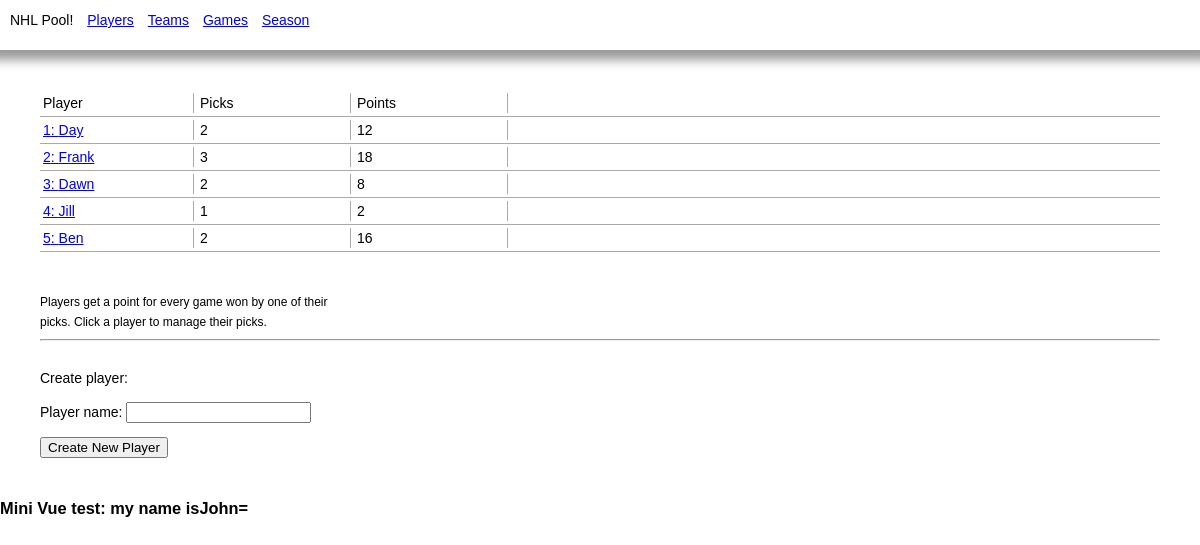
The page / on the database its author committed.
### polls/models.py (models this page shows, shortened)
class Player(models.Model): # user of pool, not player on a team
    name = models.CharField(max_length=200, unique=True)
    objects = PlayerManager()
    def calculateNumTeams(self):
        nt = Pick.objects.filter(player=self.id).count()
        return nt
    teamCount = property(calculateNumTeams)
    @property
    def win_count(self):
        player = Player.objects.get(id=self.id)
        picks = self.player.all()
        teams = Team.objects.filter(team__in=picks)
        wins = Game.objects.filter(winner__in=teams)
        w = wins.count()
        return w

### polls/views.py (the view)
# urls.py: path('', views.index, name='players'),
def index(request): # root of app lists players, could have called this view "players"
    players = Player.objects.all()
    if request.method == 'POST':
        form = CreateNewPlayer(request.POST)
        if(form.is_valid()):
            n = form.cleaned_data["name"]
            p = Player(name=n)
            p.save()
    else:
        form = CreateNewPlayer()
    context = { 'players': players, 'form': form }
    return render(request, 'polls/players.html', context)

### polls/forms.py
class CreateNewPlayer(forms.ModelForm):
    class Meta:
        model = Player
        fields = ["name"]
    name = forms.CharField(label="Player name", max_length=200)

### polls/templates/polls/players.html (shortened to what this page needs)
{% extends 'polls/base.html' %}
{% block content %}
<div class="team-row">
    <div class="team-col">Player</div>
    <div class="team-col">Picks</div>
    <div class="team-col">Points</div>
</div>
{% for p in players %}
    <div class="team-row">
        <div class="team-col">
            <a href="{% url 'player' p.id %}">
            {{p.id}}:
            {{p.name}}</a>
        </div>
        <div class="team-col">{{p.teamCount}} </div>
        <div class="team-col">{{p.win_count}} </div>
    </div>
{% endfor %}
<br>
<div class="pool-info">
Players get a point for every game won by one of their picks.
Click a player to manage their picks.
</div>
<hr>
<br>
Create player:
<form method="post" action="#">
    {{form.as_p}}
    <button type="submit" name="save">Create New Player</button>
</form>
{% endblock %}

### polls/static/polls/styles.css (style rules this page uses)
body { margin:0px; font-family: arial; line-height:20px; font-size:14px; }
.pool-info { width:300px;font-size:12px;margin-top:20px; }
.team-row { clear:both; border-bottom:solid 1px #aaa; height:26px; }
.team-col { float:left; width:150px; height:20px; margin:3px; border-right:solid 1px #aaa; }

### rows shown on the page
Player: id "1", name "Day", teamCount "2", win_count "12"
Player: id "2", name "Frank", teamCount "3", win_count "18"
Player: id "3", name "Dawn", teamCount "2", win_count "8"
Player: id "4", name "Jill", teamCount "1", win_count "2"
Player: id "5", name "Ben", teamCount "2", win_count "16"
